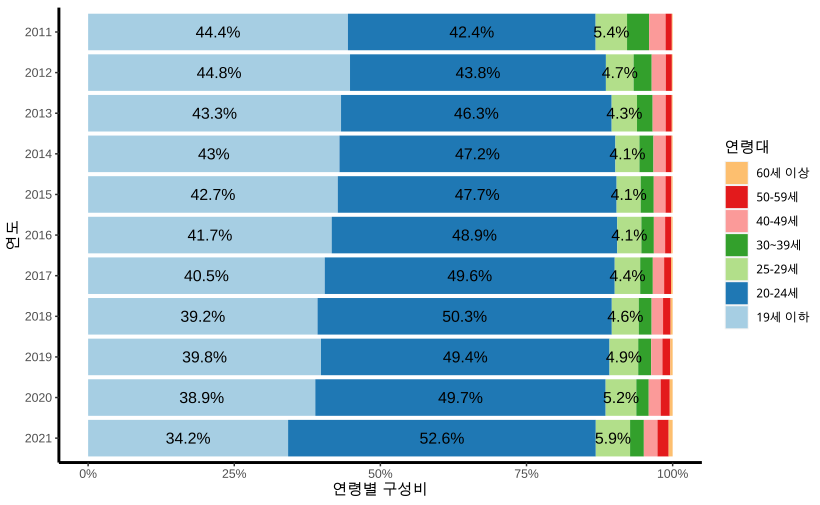

Write the R code that produced this figure.
library(readxl)
library(tidyverse)
library(showtext)
showtext_auto()


df_age <- read_excel('./연령별 학생수비율1.xlsx', col_names= TRUE, sheet = 'Sheet2', 
                      col_type = c('numeric', 'text', rep('numeric', 8)))

df_age <- df_age |>
  gather(key = div, value = value, 3:10)

df_age |>
  filter(구분 == '전문대학', div != '합계') |>
  ggplot(aes(x = as.factor(연도))) +
  geom_col(aes(y = value, fill = div), position = position_fill(reverse = TRUE)) +
  geom_text(aes(y = value, label = ifelse(value > 0.04, paste0(round(value * 100, 1),"%"), '')), 
            position=position_stack(vjust= 0.5), size=4) +
  #  geom_text(aes(label=per), position=position_stack(vjust=0.5), colour="black") +
  coord_flip() +
  scale_x_discrete(limits = rev) +
  scale_y_continuous(labels = scales::percent_format(suffix = "%", prefix = "")) +
#  scale_x_discrete(trans = 'reverse') +
  #  scale_y_discrete(labels = scales::percent_format()) +
  labs(x="연도", y="연령별 구성비", fill = '연령대') +
  theme(axis.line = element_line(size=1, colour = "black"),
        panel.grid.major = element_blank(), panel.grid.minor = element_blank(),
        panel.border = element_blank(), panel.background = element_blank()) +
  guides(fill = guide_legend(reverse = TRUE)) + scale_fill_brewer(palette="Paired")
